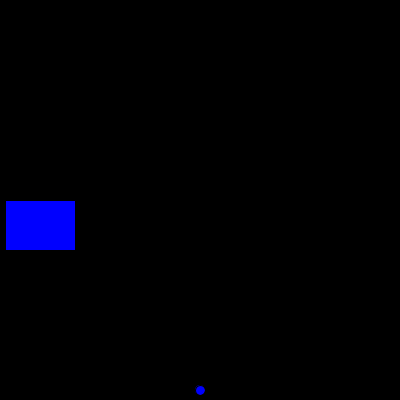
Frame 1 (no input)
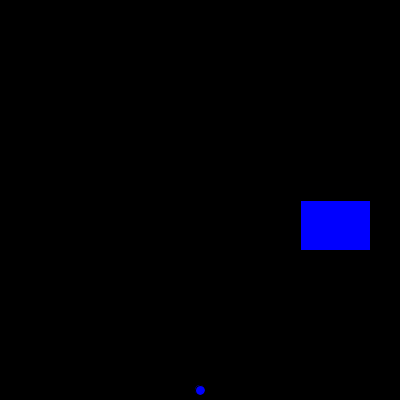
Frame 60 (the mouse pressed at the canvas centre just before this capture)
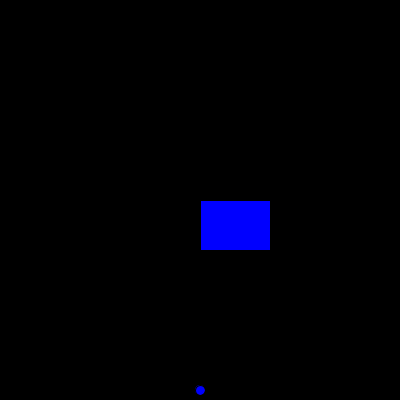
Frame 120 (the mouse held since frame 60 and released just before this capture)

The Processing sketch that drew these frames (run headless with seeded random() and noise(); from frame 60 on, the mouse is pressed at the canvas centre):

// Processing sketch: sketch_frog_and_car
// ── sketch_frog_and_car.pde
//Start with a new sketch that contains setup() and draw() methods. Ask your teacher if you don’t know how to do this. The suggestion under each step should help you with your program.
int frogX = 200;
int frogY = 390;
boolean goRight = true;
int dirCount = 0;
Car car_1;
int speed = 5;
int crashCount = 0;

void setup () {
  size(400,400);
  car_1 = new Car(speed);
}

void draw() {
  background (0,0,0);

  if (dirCount > 1000 || dirCount < 0) {
    goRight = !goRight;
  }

  if (goRight) {
    dirCount++;
    car_1.moveCarRight();
  }
  else
  {
    dirCount--;
    car_1.moveCarLeft();
  }

  car_1.display();
  if (intersects (car_1))
  {
    crashCount++;
    println("CRASH #" + crashCount + "!!");
  }
 
  fill (0,0,255);
  ellipse(frogX,frogY, 10,10);
}

boolean intersects(Car car) 
{
 if ((frogY > car.carY && frogY < car.carY+50) && (frogX > car.carX && frogX < car.carX+car.carLength))
     return true;
 else 
   return false;
}

void keyPressed()
{
  if(key == CODED){
      if(keyCode == UP)
      {
        frogY -= 5;
      //Frog Y position goes up
      }
      else if(keyCode == DOWN)
      {
        frogY += 5;
        //Frog Y position goes down 
      }
      else if(keyCode == RIGHT)
      {
        frogX += 5;
       //Frog X position goes right
      }
      else if(keyCode == LEFT)
      {
          frogX -= 5;
        //Frog X position goes left
      }
  }
  keepFrogInsideCanvas();

}

void keepFrogInsideCanvas()
{
  if (frogX > 399)
  {
    frogX = 399;
  }
  else if (frogX < 0)
  {
    frogX = 0;
  }
  if (frogY > 399)
  {
     frogY = 399;
  }
  else if (frogY < 0)
  {
     frogY = 0;
  }
}

class Car {
  int carX = 0;
  int carY = 200;
  int carLength = 70;
  int carHeight = 50;  // keep this constant
  int carSpeed;
  
  Car (int speed) {
    carSpeed = speed;
    rect (carX, carY, carLength, carHeight);
  }
  
  public void moveCarLeft ()
  {
    carX -= carSpeed;
    if (carX < 0) {
      carX = 399;
    }
  }
   
  public void moveCarRight ()
  {
    carX += carSpeed;
    if (carX > 399) {
      carX = 0;
    }
  }
  
  void display() 
  {
    fill(0,0,255);
    rect(carX, carY, carLength, carHeight);
  }
}


  /*    

13. Check when a car hits your frog. You can use the following intersection method to help. 

    boolean intersects(Car car) 

{

  if ((frogY > car.yPos && frogY < car.yPos+50) && (frogX > car.xPos && frogX < car.xPos+car.size))

      return true;

  else 

    return false;

}


14. Create a winner banner once you get to the other side 

    text( string message, x, y); 

    textSize(size); 

*/
